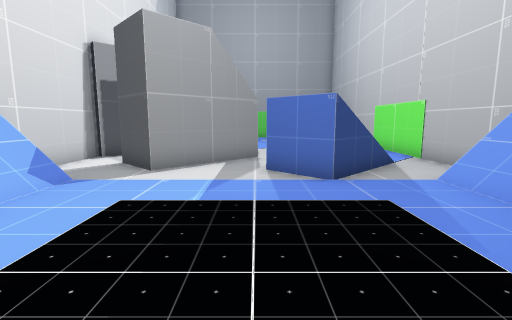
view 1 (above)

17 first-person views from a walk through a Unity game level. The camera is 1.3 m above the floor, tilts 8° down and sees 85° across. The floor is counted in squares, 1 m on a side. Each view is taken from the middle of a square. On the plan, view 1 faces up. The plan holds only what a view shows up to about 13 squares ahead; the rest is blank.

view 2
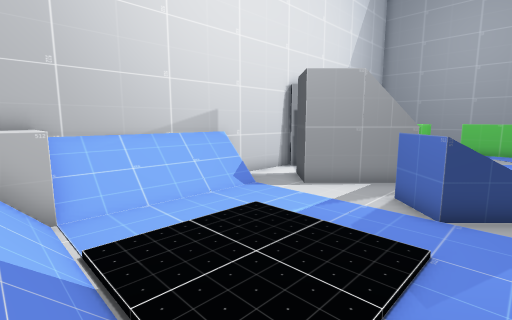

view 3
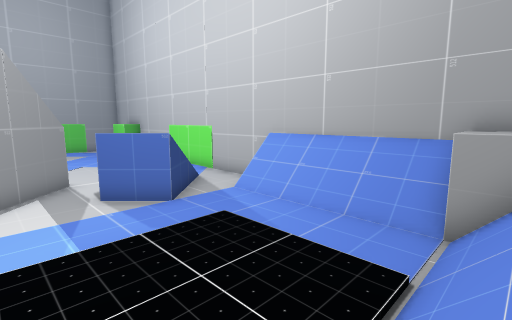

view 4
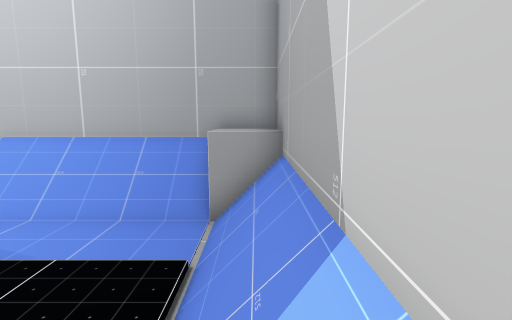

view 5
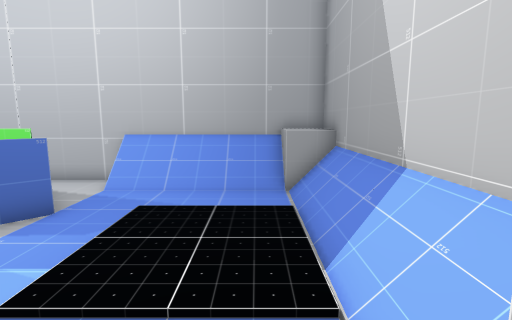

view 6
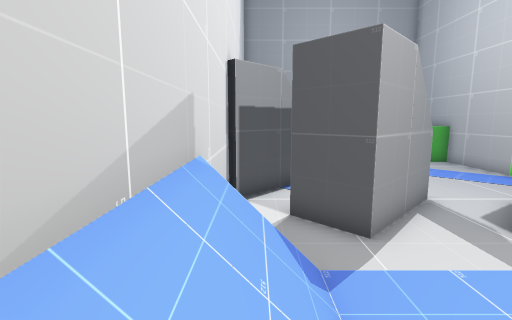

view 7
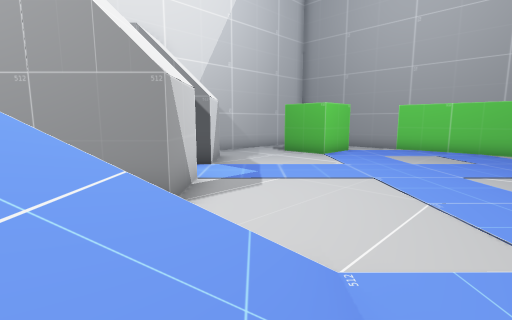

view 8
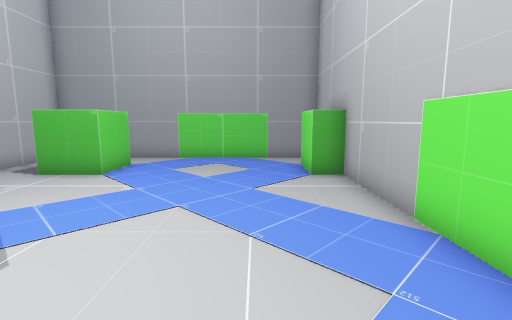

view 9
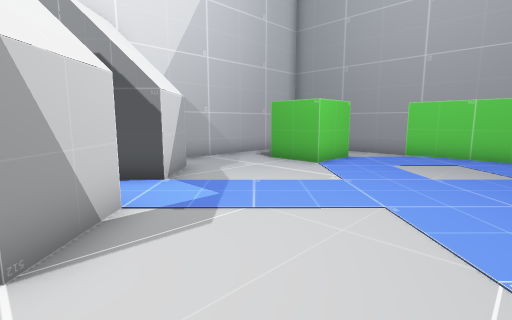

view 10
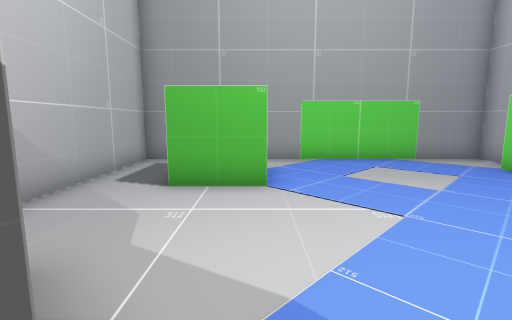

view 11
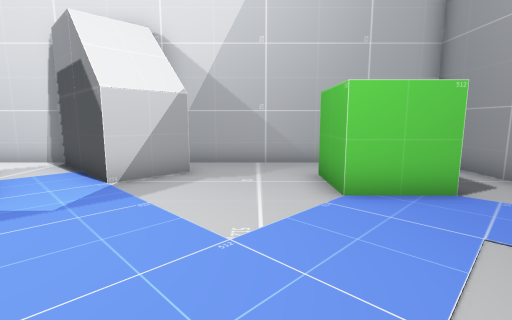

view 12
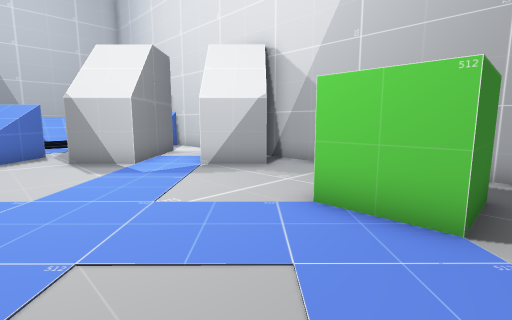

view 13
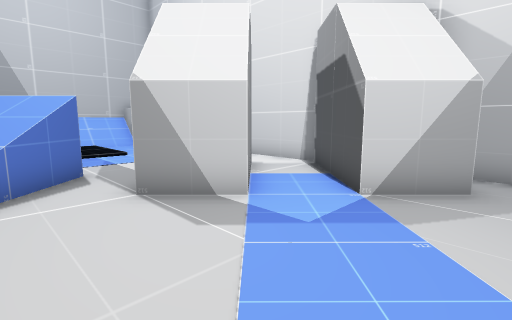

view 14
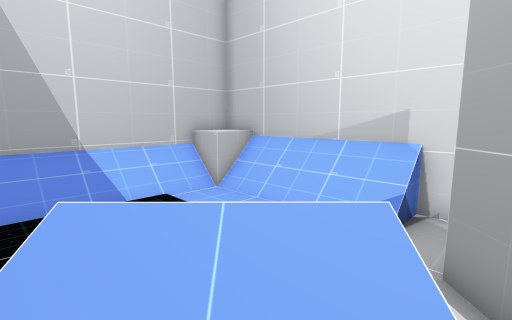

view 15
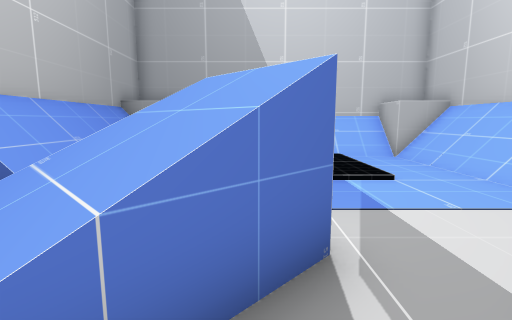

view 16
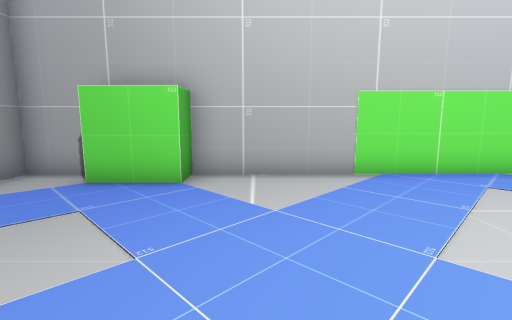

view 17
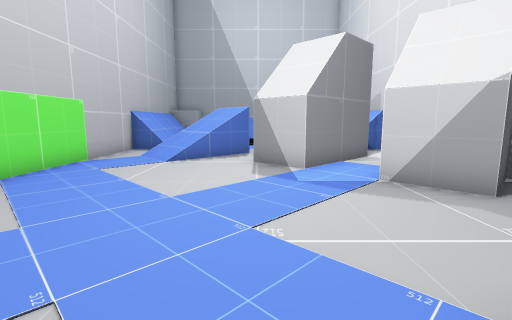

### Floor plan
Key: @ floor where view 1 was taken; # wall or solid block; . main floor; : floor 0.25 m higher than the main floor; / step, stairs or slope; = window, fence, low wall or low ledge; ^ raised ledge.
Columns run from 6 left of view 1 to 6 right of it. Each row starts with its distance up from view 1.
 22 #############
 21 #...........#
 20 #...........#
 19 #.###......##
 18 #.###......##
 17 #...........#
 16 #...........#
 15 #...........#
 14 #.#.........#
 13 ####........#
 12  ##.........#
 11 ##..##......#
 10 #..####../..#
  9 #.#### .///.#
  8 #.###..////.#
  7 #.....///#..#
  6 #=/.....#./=#
  5 #//.......//#
  4 #//.::::..//#
  3 #//.::::..//#
  2 #//.::::..//#
  1 #//.::::..//#
  0 #^#///@///^^#
 -1 #^^///////^^#
 -2 #############

Positions as (right, up) in squares from view 1, and headings:
1: (0, 0), facing up
2: (3, -1), facing up-left
3: (-2, -1), facing up-right
4: (-2, -1), facing right
5: (-5, 1), facing right
6: (-5, 2), facing up
7: (4, 8), facing up-left
8: (3, 9), facing up
9: (3, 10), facing up-left
10: (-2, 12), facing up
11: (3, 16), facing left
12: (2, 20), facing down-left
13: (2, 15), facing down-left
14: (2, 8), facing down-left
15: (1, 10), facing down
16: (-1, 16), facing right
17: (0, 19), facing down
